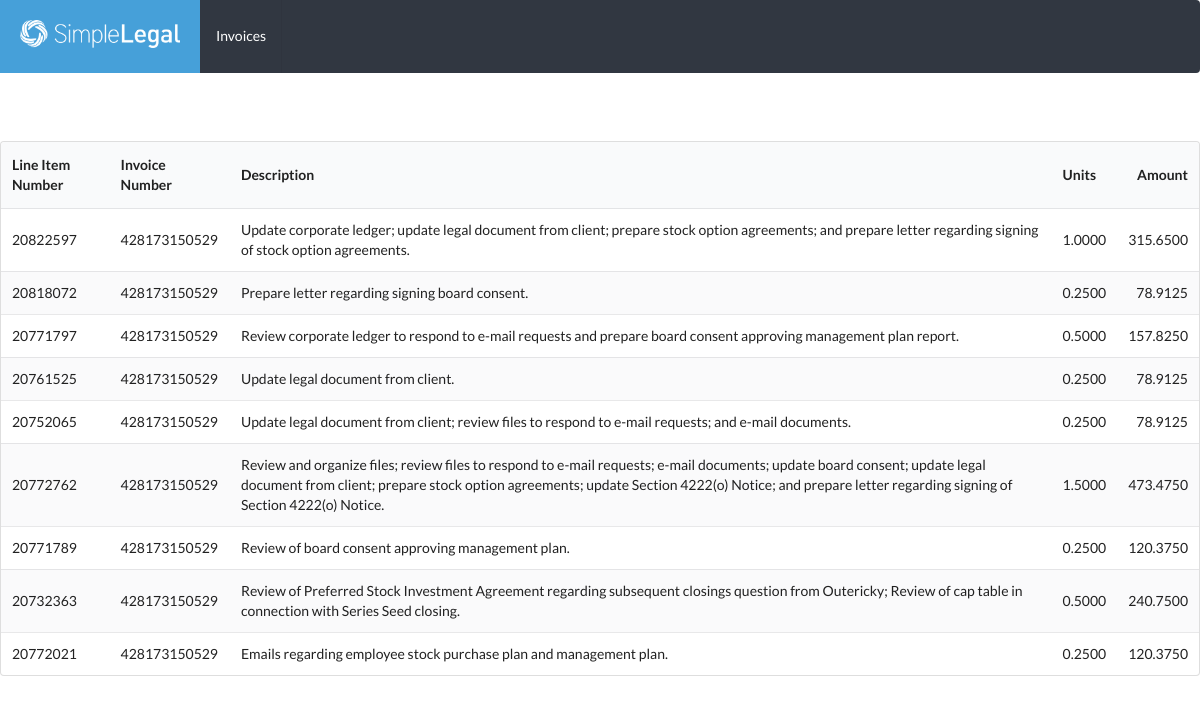
The app's page /simplelegal/invoices/428173150529/ with its own data.
### simplelegal/models.py (models this page shows)
class LineItem(models.Model):
    line_item_number = models.IntegerField()
    invoice_number = models.IntegerField()
    description = models.CharField(max_length=200)
    law_firm_matter_id = models.CharField(max_length=200)
    client_id = models.IntegerField()
    line_item_type = models.CharField(max_length=200)
    units = models.DecimalField(max_digits=12, decimal_places=4)
    rate = models.DecimalField(max_digits=12, decimal_places=4)
    adjustment = models.DecimalField(max_digits=12, decimal_places=4)
    total = models.DecimalField(max_digits=12, decimal_places=4)
    date = models.DateTimeField()
    task_code = models.CharField(max_length=200, null=True)
    expense_code = models.CharField(max_length=200, null=True)
    activity_code = models.CharField(max_length=200, null=True)
    timekeeper_id = models.CharField(max_length=200, null=True)
    timekeeper = models.CharField(max_length=200, null=True)
    timekeeper_level = models.CharField(max_length=200, null=True)
    native_tax = models.DecimalField(max_digits=12, decimal_places=4)
    native_rate = models.DecimalField(max_digits=12, decimal_places=4)
    native_adjustment = models.DecimalField(max_digits=12, decimal_places=4)
    native_total = models.DecimalField(max_digits=12, decimal_places=4)
    objects = LineItemManager()

### simplelegal/views.py (the view)
# urls.py: url(r'^invoices/(\d+)/$', views.line_items, name='line_items'),
def line_items(request, invoice_number):
    line_items = LineItem.objects.filter(invoice_number=invoice_number)
    context = {'line_items': line_items}
    return render(request, 'simplelegal/line_items.html', context)

### simplelegal/templates/simplelegal/line_items.html
{% extends './base.html' %}
{% block content %}<br><br>
<table class="ui striped table">
  <thead>
    <tr>
      <th>Line Item Number</th>
      <th>Invoice Number</th>
      <th>Description</th>
      <th>Units</th>
      <th class="right aligned">Amount</th>
    </tr>
  </thead>
  <tbody>
  {% for item in line_items %}
    <tr>
      <td>{{ item.line_item_number }}</td>
      <td>{{ item.invoice_number }}</td>
      <td>{{ item.description }}</td>
      <td>{{ item.units }}</td>
      <td class="right aligned">{{ item.total }}</td>
    </tr>
  {% endfor %}
</tbody>
</table>
{% endblock %}

### records on screen
LineItem: line_item_number "20822597", invoice_number "428173150529", description "Update corporate ledger; update legal document from client; prepare stock option agreements; and prepare letter regarding signing of stock option agreements.", units "1.0000", total "315.6500"
LineItem: line_item_number "20818072", invoice_number "428173150529", description "Prepare letter regarding signing board consent.", units "0.2500", total "78.9125"
LineItem: line_item_number "20771797", invoice_number "428173150529", description "Review corporate ledger to respond to e-mail requests and prepare board consent approving management plan report.", units "0.5000", total "157.8250"
LineItem: line_item_number "20761525", invoice_number "428173150529", description "Update legal document from client.", units "0.2500", total "78.9125"
LineItem: line_item_number "20752065", invoice_number "428173150529", description "Update legal document from client; review files to respond to e-mail requests; and e-mail documents.", units "0.2500", total "78.9125"
LineItem: line_item_number "20772762", invoice_number "428173150529", description "Review and organize files; review files to respond to e-mail requests; e-mail documents; update board consent; update legal document from client; prepare stock option agreements; update Section 4222(o) Notice; and prepare letter regarding signing of Section 4222(o) Notice.", units "1.5000", total "473.4750"
LineItem: line_item_number "20771789", invoice_number "428173150529", description "Review of board consent approving management plan.", units "0.2500", total "120.3750"
LineItem: line_item_number "20732363", invoice_number "428173150529", description "Review of Preferred Stock Investment Agreement regarding subsequent closings question from Outericky; Review of cap table in connection with Series Seed closing.", units "0.5000", total "240.7500"
LineItem: line_item_number "20772021", invoice_number "428173150529", description "Emails regarding employee stock purchase plan and management plan.", units "0.2500", total "120.3750"
